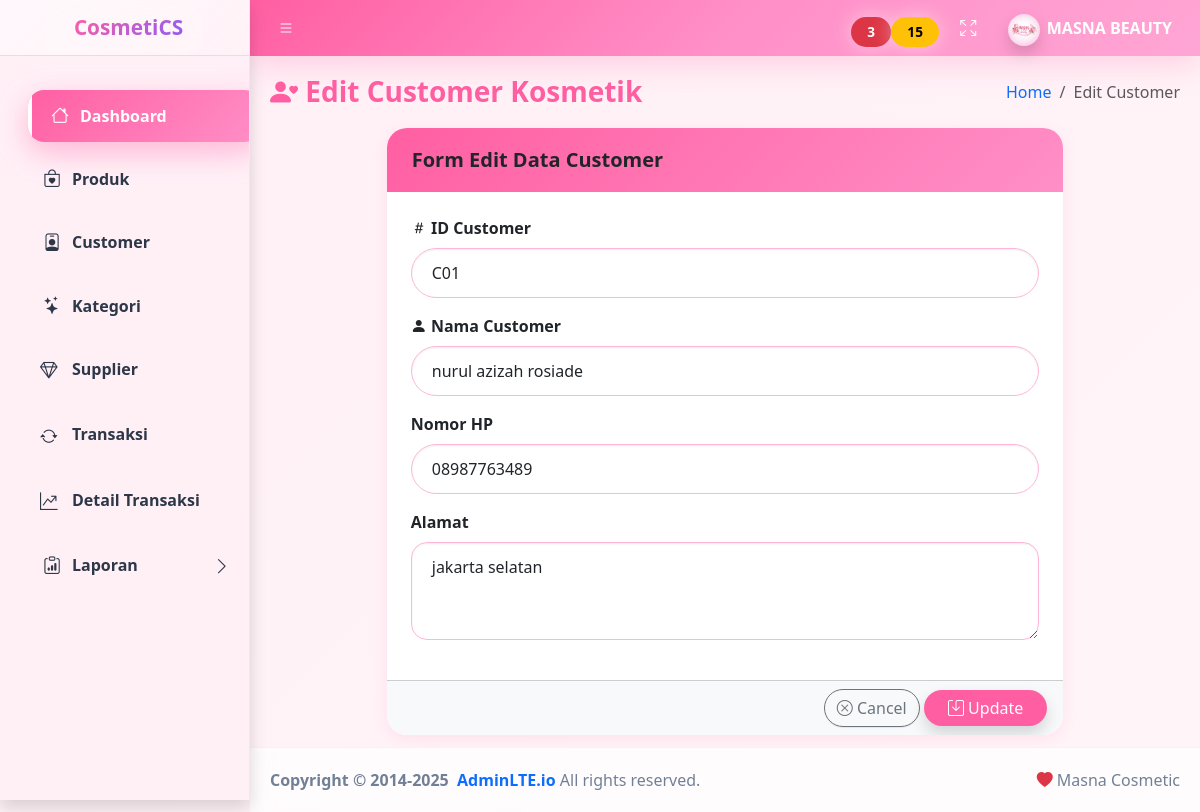
Screenshot of /dashboard.php?menu=editcust&id_cust=C01 (signed in) with the database file from the repository.
### tables this page shows
CREATE TABLE `customer` (
  `id_cust` varchar(10) NOT NULL,
  `nama_cust` varchar(100) NOT NULL,
  `alamat` text NOT NULL,
  `no_telp` varchar(20) NOT NULL
);

### form/customer/editcust.php (the view, shortened to what this page needs)
<main class="app-main">
  <div class="app-content-header">
    <div class="container-fluid">
      <div class="row align-items-center">
        <div class="col-sm-6">
          <h3 class="mb-0 fw-bold text-pink">
            <i class="bi bi-person-heart"></i>
            Edit Customer Kosmetik
          </h3>
        </div>
        <div class="col-sm-6">
          <ol class="breadcrumb float-sm-end">
            <li class="breadcrumb-item"><a href="dashboard.php">Home</a></li>
            <li class="breadcrumb-item active">Edit Customer</li>
          </ol>
        </div>
      </div>
    </div>
  </div>
  <div class="app-content">
    <div class="container-fluid">
      <div class="row justify-content-center">
        <div class="col-md-9">
          <div class="card card-cosmetic">
            <div class="card-header header-cosmetic">
              <h5 class="mb-0 fw-semibold">
                Form Edit Data Customer
              </h5>
            </div>
            <?php
            include "koneksi.php";
            $kode = isset($_GET['id_cust']) ? $_GET['id_cust'] : '';
            $sql  = mysqli_query($koneksi,"SELECT * FROM customer WHERE id_cust='$kode'");
            $data = mysqli_fetch_assoc($sql);
            ?>
            <form method="post" action="form/customer/simpan_editcust.php">
              <div class="card-body px-4 py-4">
                <div class="mb-3">
                  <label class="form-label fw-semibold">
                    <i class="bi bi-hash"></i> ID Customer
                  </label>
                  <input type="text"
                         name="id_cust"
                         class="form-control form-control-cosmetic"
                         value="<?= $data['id_cust'] ?>"
                         readonly>
                </div>
                <div class="mb-3">
                  <label class="form-label fw-semibold">
                    <i class="bi bi-person-fill"></i> Nama Customer
                  </label>
                  <input type="text"
                         name="txtNamacust"
                         class="form-control form-control-cosmetic"
                         value="<?= $data['nama_cust'] ?>"
                         placeholder="Nama customer"
                         required>
                </div>
                <div class="mb-3">
                  <label class="form-label fw-semibold">
                    <i class="bi bi-telephone-heart"></i> Nomor HP
                  </label>
                  <input type="text"
                         name="txtHp"
                         class="form-control form-control-cosmetic"
                         value="<?= $data['no_telp'] ?>"
                         placeholder="08xxxxxxxxxx"
                         required>
                </div>
                <div class="mb-3">
                  <label class="form-label fw-semibold">
                    <i class="bi bi-geo-alt-heart"></i> Alamat
                  </label>
                  <textarea name="txtAlamat"
                            class="form-control form-control-cosmetic rounded-4"
                            rows="3"
                            placeholder="Alamat lengkap"
                            required><?= $data['alamat'] ?></textarea>
                </div>
              </div>
              <div class="card-footer bg-light text-end">
                <a href="dashboard.php?menu=customer"
                   class="btn btn-outline-secondary rounded-pill">
                  <i class="bi bi-x-circle"></i> Cancel
                </a>
                <button type="submit"
                        class="btn btn-pink rounded-pill px-4 shadow">
                  <i class="bi bi-save"></i> Update
                </button>
              </div>
            </form>
          </div>
        </div>
      </div>
    </div>
  </div>
</main>

### dashboard.php (style rules this page uses)
:root { --pink-primary: #ff5fa2; --pink-secondary: #ff8fc7; --pink-light: #fff0f6; --pink-dark: #ff2f8a; --purple: #8b5cf6; --text-dark: #2d3748; --text-muted: #718096; --border-radius: 20px; --shadow-sm: 0 4px 15px rgba(255,95,162,.12); --shadow-md: 0 10px 30px rgba(255,95,162,.2); --shadow-lg: 0 20px 50px rgba(255,95,162,.3); --transition: all .4s cubic-bezier(.4,0,.2,1); }
body { background: linear-gradient(135deg, #fff0f6 0%, #fff5f8 100%); font-family: 'Segoe UI', system-ui, -apple-system, sans-serif; color: var(--text-dark); }
.card { border: none !important; border-radius: var(--border-radius) !important; box-shadow: var(--shadow-sm) !important; transition: var(--transition) !important; overflow: hidden; background: #fff; }
.card-header { background: linear-gradient(135deg, #ff5fa2 0%, #ff8fc7 100%); color: #fff; border: none !important; padding: 20px 25px; font-weight: 700; font-size: 1.1rem; }
.app-main, .card, .small-box { animation: fadeInUp .6s ease-out; }
.app-main { animation-delay: .1s; }

### form/customer/editcust.php (style rules this page uses)
:root { --pink:#ff5fa2; --pink-soft:#fff0f6; }
.text-pink { color:var(--pink); }
.card-cosmetic { border:none; border-radius:26px; box-shadow:0 18px 45px rgba(255,95,162,.30); }
.header-cosmetic { background:linear-gradient(135deg,#ff5fa2,#ff8fc7); color:#fff; border-radius:26px 26px 0 0; }
.form-control-cosmetic { border-radius:30px; padding:12px 20px; border:1px solid #ffb6d9; }
.btn-pink { background:#ff5fa2; color:#fff; border:none; }

### rows the page displays
customer: id_cust "C01", txtNamacust "nurul azizah rosiade", txtHp "08987763489", txtAlamat "jakarta selatan"
